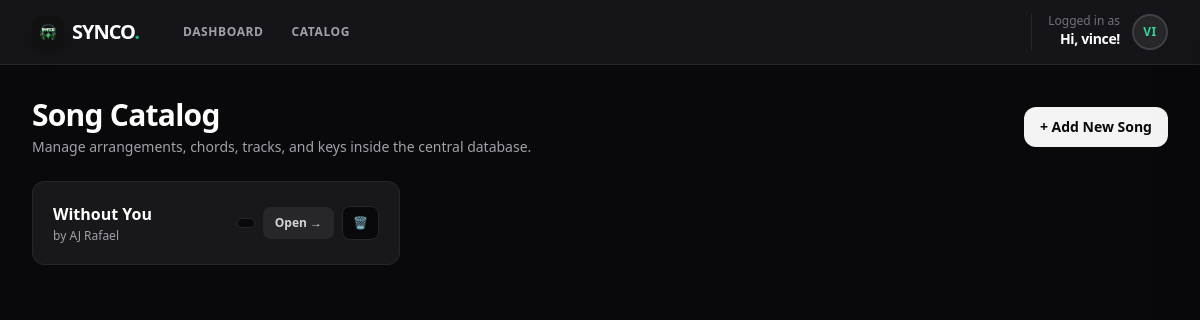
The page /songs/ (signed in) on the database as committed earlier.
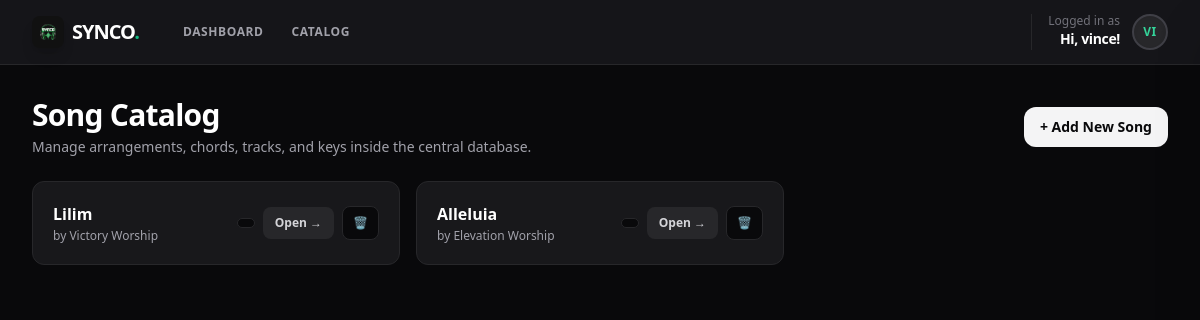
The same page on the database as committed later.
### songs/models.py (models this page shows, shortened)
class Song(models.Model):
    user = models.ForeignKey(
        settings.AUTH_USER_MODEL,
        on_delete=models.CASCADE,
        related_name='songs'
    )
    title = models.CharField(max_length=200)
    artist = models.CharField(max_length=200)
    lyrics = models.TextField()
    chords = models.TextField()
    youtube_id = models.CharField(max_length=50, blank=True, null=True)
    created_at = models.DateTimeField(auto_now_add=True)

### songs/views.py (the view)
# urls.py: path('', views.song_list_view, name='song_list'),
@login_required # Sinisiguro nito na may naka-login na user bago buksan ang page
def song_list(request):
    songs = Song.objects.filter(user=request.user)
    return render(request, 'songs/song_list.html', {'songs': songs})

### templates/songs/song_list.html (shortened to what this page needs)
{% extends 'base.html' %}
{% block content %}
<div class="space-y-6">
    <div class="flex flex-col sm:flex-row sm:items-center sm:justify-between gap-4">
        <div>
            <h1 class="text-3xl font-extrabold text-white tracking-tight">Song Catalog</h1>
            <p class="text-zinc-400 text-sm mt-1">Manage arrangements, chords, tracks, and keys inside the central database.</p>
        </div>
        <a href="{% url 'song_create' %}" class="inline-flex items-center justify-center bg-zinc-100 hover:bg-zinc-200 text-zinc-950 font-semibold px-4 py-2.5 rounded-xl transition text-sm">
            + Add New Song
        </a>
    </div>
    {% if songs %}
        <div class="grid grid-cols-1 md:grid-cols-2 lg:grid-cols-3 gap-4">
            {% for song in songs %}
                <div class="song-card bg-zinc-900 border border-zinc-800 p-5 rounded-xl hover:border-zinc-700 transition flex items-center justify-between group">
                    <div class="truncate mr-4">
                        <h3 class="text-base font-bold text-white truncate group-hover:text-zinc-200 transition">{{ song.title }}</h3>
                        <p class="text-zinc-400 text-xs truncate mt-0.5">by {{ song.artist }}</p>
                    </div>
                    <div class="flex items-center gap-2 shrink-0">
                        <span class="font-mono text-xs font-black bg-zinc-950 text-zinc-400 border border-zinc-800 px-2 py-1 rounded-lg">
                        </span>
                        <a href="{% url 'song_detail' song.pk %}" class="bg-zinc-800 hover:bg-zinc-100 text-zinc-300 hover:text-zinc-950 text-xs font-bold px-3 py-2 rounded-lg transition">
                            Open &rarr;
                        </a>
                        <form onsubmit="deleteSongInline(event, this, '{{ song.title|escapejs }}')" action="{% url 'song_delete' song.pk %}" method="POST" class="inline">
                            <button type="submit"
                                    class="bg-zinc-950 hover:bg-red-950 text-zinc-500 hover:text-red-400 border border-zinc-800 hover:border-red-900 text-xs font-bold px-2.5 py-2 rounded-lg transition active:scale-95"
                                    title="Delete Song">
                                🗑️
                            </button>
                        </form>
                    </div>
                </div>
            {% endfor %}
        </div>
    {% endif %}
</div>
{% endblock %}

### templates/base.html (shortened to what this page needs)
{% load static %}
<!DOCTYPE html>
<html lang="en" class="h-full bg-zinc-950 text-zinc-100">
<head>
    <script src="https://cdn.tailwindcss.com"></script>
</head>
<body class="h-full font-sans antialiased selection:bg-emerald-500/20 selection:text-emerald-400">
    <div class="min-h-screen flex flex-col">
        <nav class="bg-zinc-900 border-b border-zinc-800 sticky top-0 z-40 backdrop-blur-md bg-zinc-900/90">
            <div class="max-w-7xl mx-auto px-4 sm:px-6 lg:px-8">
                <div class="flex items-center justify-between h-16">
                    <div class="flex items-center gap-8">
                        <a href="{% url 'dashboard' %}" class="flex items-center gap-2 group">
                            <img src="{% static 'images/logo.jpg' %}" alt="SYNCO Logo" class="w-8 h-8 rounded-lg object-cover shadow-lg group-hover:scale-105 transition duration-200">
                            <span class="font-black tracking-tighter text-xl text-white">SYNCO<span class="text-emerald-500">.</span></span>
                        </a>
                        <div class="hidden sm:flex items-center gap-1">
                            <a href="{% url 'dashboard' %}" class="px-3 py-2 text-xs font-black tracking-wider uppercase rounded-lg text-zinc-400 hover:text-white hover:bg-zinc-800/50 transition">Dashboard</a>
                            <a href="{% url 'song_list' %}" class="px-3 py-2 text-xs font-black tracking-wider uppercase rounded-lg text-zinc-400 hover:text-white hover:bg-zinc-800/50 transition">Catalog</a>
                        </div>
                    </div>
                    <div class="flex items-center gap-4">
                        {% if request.user.is_authenticated %}
                            <div class="flex items-center gap-3 border-l border-zinc-800 pl-4">
                                <div class="text-right hidden sm:block">
                                    <p class="text-xs font-medium text-zinc-500 leading-none">Logged in as</p>
                                    <p class="text-sm font-black text-white tracking-tight mt-0.5">Hi, {{ request.user.first_name|default:request.user.username }}!</p>
                                </div>
                                <button onclick="toggleSidebar()" type="button" title="Open Account Menu" class="relative group block shrink-0 focus:outline-none">
                                    {% if request.user.profile.image %}
                                        <img src="{{ request.user.profile.image.url }}" alt="User profile photo" class="w-9 h-9 rounded-full object-cover border-2 border-zinc-800 group-hover:border-emerald-500 transition shadow-md">
                                    {% else %}
                                        <div class="w-9 h-9 rounded-full bg-zinc-800 border-2 border-zinc-700 group-hover:border-emerald-500 text-xs font-black tracking-wider text-emerald-400 flex items-center justify-center uppercase shadow-inner transition">
                                            {{ request.user.username|slice:":2" }}
                                        </div>
                                    {% endif %}
                                </button>
                            </div>
                        {% else %}
                            <div class="flex items-center gap-2">
                                <a href="#" class="text-xs font-black tracking-wider uppercase px-3 py-2 text-zinc-400 hover:text-white transition">Sign In</a>
                            </div>
                        {% endif %}
                    </div>
                </div>
            </div>
        </nav>
        <main class="flex-1 max-w-7xl w-full mx-auto px-4 sm:px-6 lg:px-8 pt-6 sm:pt-8 pb-20 sm:pb-8">
            {% block content %}
            {% endblock %}
        </main>
    </div>
</body>
</html>

Rows that differ between the two databases and show on the page:
removed Song: title "Without You", artist "AJ Rafael"
added Song: title "Lilim", artist "Victory Worship"
added Song: title "Alleluia", artist "Elevation Worship"
